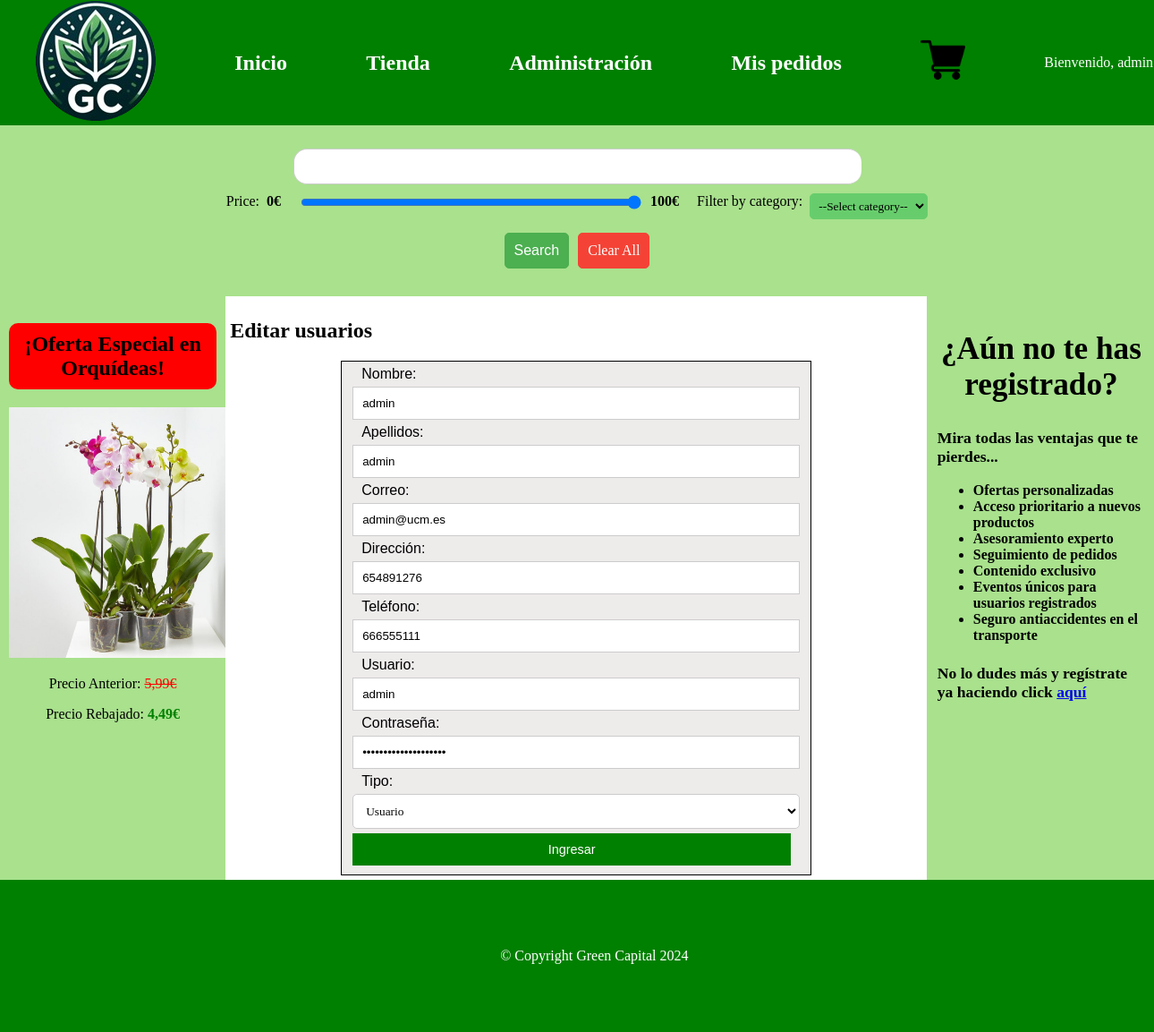
The app's page /Practica3/editar.php?user=12345678O (signed in) with its own data.
### tables this page shows
CREATE TABLE `usuarios` (
  `Nombre` varchar(20) NOT NULL,
  `Apellidos` varchar(50) NOT NULL,
  `Correo` varchar(50) NOT NULL,
  `Direccion` varchar(100) DEFAULT NULL,
  `Telefono` int(9) DEFAULT NULL,
  `DNI` varchar(9) NOT NULL PRIMARY KEY,
  `Usuario` varchar(20) NOT NULL,
  `Contrasena` varchar(20) DEFAULT NULL,
  `Tipo` int(1) NOT NULL
);

### Practica3/usuarioDAO.php (called while the page is built, shortened)
<?php
    class Usuario{
        public static function search($dni){
            $conn = Aplicacion::getInstance()->getConexionBD();
            $query = sprintf("SELECT * FROM usuarios WHERE DNI = '$dni'");
            $rs = $conn->query($query);
            if ($rs->num_rows > 0) {
                $row = $rs->fetch_assoc();
                $user = new Usuario($row['Nombre'], $row['Apellidos'], $row['Correo'], $row['Direccion'], $row['Telefono'], $row['DNI'], $row['Usuario'], $row['Contrasena'], $row['Tipo']);
                return $user;
            }
            else  error_log("Error BD ({$conn->errno}): {$conn->error}");
            return false;
        }
    }
?>

### Practica3/includes/src/FORMULARIOEditar.php (the view, shortened to what this page needs)
<?php
require_once 'includes/src/Formulario.php';
class FormularioEditar extends Formulario {
    private $name;
    private $surname;
    private $email;
    private $dir;
    private $tel;
    private $dni;
    private $user;
    private $pass;
    private $tipo;
    public function __construct($name,$surname,$email,$dir,$tel,$dni,$user,$pass,$tipo) {
        $this->name=$name;
        $this->surname=$surname;
        $this->email=$email;
        $this->dir=$dir;
        $this->tel=$tel;
        $this->dni=$dni;
        $this->user=$user;
        $this->pass=$pass;
        $this->tipo=$tipo;
    }
    protected function generaCamposFormulario(&$datos)
    {
        $nombre= $this->name;
        $apellido = $this->surname;
        $email = $this->email;
        $dir= $this->dir;
        $tel=$this->tel;
        $DNI=$this->dni;
        $user=$this->user;
        $pass=$this->pass;
        $tipo=$this->tipo;
        $html = <<<EOS
        <form action="procesarEditar.php" method="post">
        <fieldset class="formulario">
        <label for="nombre">Nombre:</label>
        <div>
            <input type="text" name="nombre" id="nombre" value="$nombre"/>
        </div>
        <label for="apellidos">Apellidos:</label>
        <div>
            <input type="text" name="apellidos" id="apellidos" value="$apellido"/>
        </div>
        <label for="correo">Correo:</label>
        <div>
            <input type="email" name="correo" id="correo" value="$email"/>
        </div>
        <label for="direccion">Dirección:</label>
        <div>
            <input type="text" name="direccion" id="direccion" value="$dir"/>
        </div>
        <label for="telefono">Teléfono:</label>
        <div>
            <input type="text" name="telefono" id="telefono" value="$tel" pattern="[0-9]{9}" title="Por favor, introduzca exactamente 9 números.">
        </div>
        <input type="hidden" name="dni" value="$DNI">
        <label for="username">Usuario:</label>
        <div>
            <input type="text" name="username" id="username" value="$user"/>
        </div>
        <label for="password">Contraseña:</label>
        <div>
            <input type="password" name="password" id="password" value="$pass"/>
        </div>
        <label for="type">Tipo:</label>
        <div>
        <select name="type" id="type">
            <option value="0" . ($tipo == 0 ? 'selected' : '') . >Usuario</option>
            <option value="1" . ($tipo == 1 ? 'selected' : '') . >Admin</option>
            <option value="2" . ($tipo == 2 ? 'selected' : '') . >Comerciante</option>
        </select>
        </div>
        <button type="submit">Ingresar</button>
        </fieldset>
        </form>
        EOS;
        return $html;
    }
}
?>

### Practica3/css/estilo.css (style rules this page uses)
body { margin: 0; width:100%; background-color: #a9e18d; }
select { padding: 5px; border-radius: 5px; border: 1px solid #67cd6c; background-color: #67cd6c; font-family: 'Pacifico', cursive; }
fieldset { display: flex; flex-direction: column; border: 1px solid black; margin: auto; }
fieldset div { display: flex; justify-content: center; flex-grow: 1; margin: 5px 0; }
label { text-align: right; margin-right: 0.5em; display: block; }
input[type='text'] { display: block; }
button, a.boton { border: 1px solid black; font-size: 0.9em; font-family: Arial; font-weight: 400; }
.formulario { width: 500px; margin: auto; font-family: Arial, sans-serif; background-color: rgb(238, 235, 235); }
.formulario label { display: block; width: 100px; text-align: left; margin-left: 10px; }
.formulario select { width: 100%; padding: 10px; border: 1px solid #ccc; background-color: white; }
.formulario input[type="text"], .formulario input[type="password"], .formulario input[type="number"], .formulario input[type="file"], .formulario input[type="email"] { width: 100%; padding: 10px; border: 1px solid #ccc; }
.formulario button { padding: 10px 20px; background-color: green; color: white; border: none; cursor: pointer; margin-right: 10px; }

### records on screen
usuarios: nombre "admin", apellidos "admin", correo "admin@ucm.es", direccion "654891276", telefono "666555111", username "admin"

### other values on screen
$_SESSION['username'] "admin"
